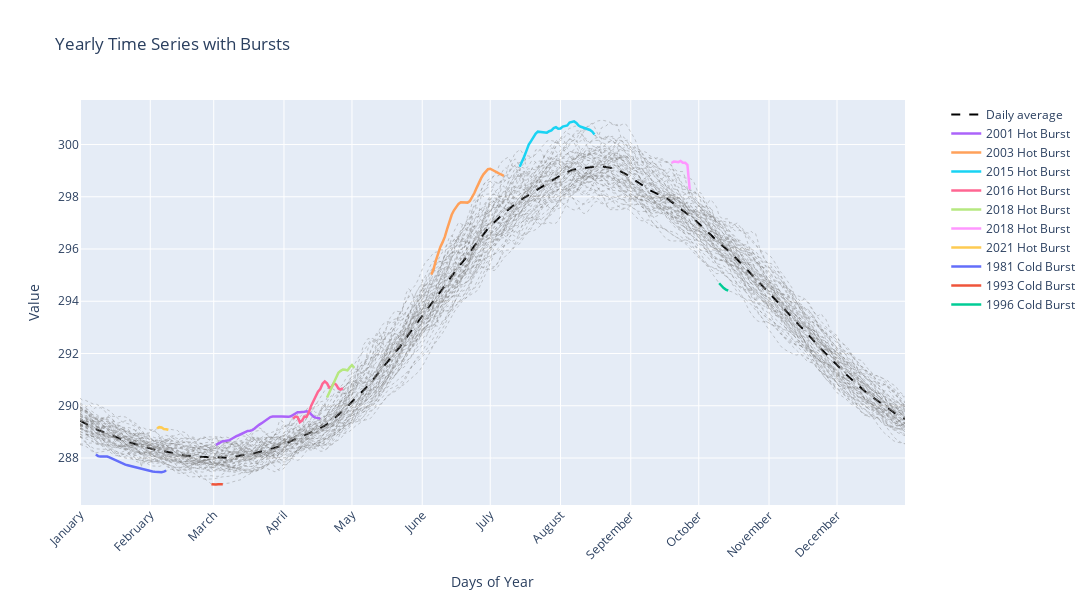

Notebook cell for this chart:
### Code cell
fig = go.Figure()
# Plot daily average line
fig.add_trace(go.Scatter(
    y=mean,
    mode='lines',
    line=dict(color="black", dash="dash"),
    name="Daily average"
))
# Plot each year's data as individual dotted lines
for year in range(n_year):
    fig.add_trace(go.Scatter(
        y=yearly_ts[year, :],
        mode='lines',
        line=dict(color="grey", dash="dot", width=1),
        opacity=0.4,
        name=f"{first_year + year}",
        showlegend=False,
    ))
# Add hot bursts as line segments or scatter points
for (start, end, z) in union_bursts:
    text = "Hot" if z>0 else "Cold"
    length = end - start + 1
    i_start = start % len_year
    year = start // len_year
    xs = np.arange(i_start, i_start + length)
    hover_text = [f"{ts_date[i].strftime("%d %b %Y")}" for i in range(start, end+1)]  
    if len(xs) > 1:
        fig.add_trace(go.Scatter(
            x=xs,
            y=ts[start:start + length],
            mode='lines',
            line=dict(width=2.5),
            name=f"{first_year + year} {text} Burst",
            hovertext= hover_text
        ))
    else:
        fig.add_trace(go.Scatter(
            x=xs,
            y=ts[start:start + length],
            mode='markers',
            marker=dict(size=6),
            name=f"{first_year + year} {text} Burst"
        ))
# Customize x-axis labels with month names
fig.update_xaxes(
    tickvals=first_day_of_months,
    ticktext=ts_date[first_day_of_months].strftime("%B"),
    tickangle=-45
)

# Update layout for legend and figure size
fig.update_layout(
    legend=dict(x=1.05, y=1, orientation="v"),
    width=1100,
    height=600,
    title="Yearly Time Series with Bursts",
    xaxis_title="Days of Year",
    yaxis_title="Value"
)

# Show the plot
fig.show()

### Figure 1 — Plotly figure (JSON) as saved in the notebook; plotly's stock layout.template omitted (floating-point values rounded to 4 significant figures; data arrays with more than 128 entries replaced by an {"elided": "..."} marker saying what was removed)
{"data": [{"line": {"color": "black", "dash": "dash"}, "mode": "lines", "name": "Daily average", "type": "scatter", "y": {"elided": "365 float values"}}, {"line": {"color": "grey", "dash": "dot", "width": 1}, "mode": "lines", "name": "1960", "opacity": 0.4, "showlegend": false, "type": "scatter", "y": {"elided": "365 float values"}}, {"line": {"color": "grey", "dash": "dot", "width": 1}, "mode": "lines", "name": "1961", "opacity": 0.4, "showlegend": false, "type": "scatter", "y": {"elided": "365 float values"}}, {"line": {"color": "grey", "dash": "dot", "width": 1}, "mode": "lines", "name": "1962", "opacity": 0.4, "showlegend": false, "type": "scatter", "y": {"elided": "365 float values"}}, {"line": {"color": "grey", "dash": "dot", "width": 1}, "mode": "lines", "name": "1963", "opacity": 0.4, "showlegend": false, "type": "scatter", "y": {"elided": "365 float values"}}, {"line": {"color": "grey", "dash": "dot", "width": 1}, "mode": "lines", "name": "1964", "opacity": 0.4, "showlegend": false, "type": "scatter", "y": {"elided": "365 float values"}}, {"line": {"color": "grey", "dash": "dot", "width": 1}, "mode": "lines", "name": "1965", "opacity": 0.4, "showlegend": false, "type": "scatter", "y": {"elided": "365 float values"}}, {"line": {"color": "grey", "dash": "dot", "width": 1}, "mode": "lines", "name": "1966", "opacity": 0.4, "showlegend": false, "type": "scatter", "y": {"elided": "365 float values"}}, {"line": {"color": "grey", "dash": "dot", "width": 1}, "mode": "lines", "name": "1967", "opacity": 0.4, "showlegend": false, "type": "scatter", "y": {"elided": "365 float values"}}, {"line": {"color": "grey", "dash": "dot", "width": 1}, "mode": "lines", "name": "1968", "opacity": 0.4, "showlegend": false, "type": "scatter", "y": {"elided": "365 float values"}}, {"line": {"color": "grey", "dash": "dot", "width": 1}, "mode": "lines", "name": "1969", "opacity": 0.4, "showlegend": false, "type": "scatter", "y": {"elided": "365 float values"}}, {"line": {"color": "grey", "dash": "dot", "width": 1}, "mode": "lines", "name": "1970", "opacity": 0.4, "showlegend": false, "type": "scatter", "y": {"elided": "365 float values"}}, {"line": {"color": "grey", "dash": "dot", "width": 1}, "mode": "lines", "name": "1971", "opacity": 0.4, "showlegend": false, "type": "scatter", "y": {"elided": "365 float values"}}, {"line": {"color": "grey", "dash": "dot", "width": 1}, "mode": "lines", "name": "1972", "opacity": 0.4, "showlegend": false, "type": "scatter", "y": {"elided": "365 float values"}}, {"line": {"color": "grey", "dash": "dot", "width": 1}, "mode": "lines", "name": "1973", "opacity": 0.4, "showlegend": false, "type": "scatter", "y": {"elided": "365 float values"}}, {"line": {"color": "grey", "dash": "dot", "width": 1}, "mode": "lines", "name": "1974", "opacity": 0.4, "showlegend": false, "type": "scatter", "y": {"elided": "365 float values"}}, {"line": {"color": "grey", "dash": "dot", "width": 1}, "mode": "lines", "name": "1975", "opacity": 0.4, "showlegend": false, "type": "scatter", "y": {"elided": "365 float values"}}, {"line": {"color": "grey", "dash": "dot", "width": 1}, "mode": "lines", "name": "1976", "opacity": 0.4, "showlegend": false, "type": "scatter", "y": {"elided": "365 float values"}}, {"line": {"color": "grey", "dash": "dot", "width": 1}, "mode": "lines", "name": "1977", "opacity": 0.4, "showlegend": false, "type": "scatter", "y": {"elided": "365 float values"}}, {"line": {"color": "grey", "dash": "dot", "width": 1}, "mode": "lines", "name": "1978", "opacity": 0.4, "showlegend": false, "type": "scatter", "y": {"elided": "365 float values"}}, {"line": {"color": "grey", "dash": "dot", "width": 1}, "mode": "lines", "name": "1979", "opacity": 0.4, "showlegend": false, "type": "scatter", "y": {"elided": "365 float values"}}, {"line": {"color": "grey", "dash": "dot", "width": 1}, "mode": "lines", "name": "1980", "opacity": 0.4, "showlegend": false, "type": "scatter", "y": {"elided": "365 float values"}}, {"line": {"color": "grey", "dash": "dot", "width": 1}, "mode": "lines", "name": "1981", "opacity": 0.4, "showlegend": false, "type": "scatter", "y": {"elided": "365 float values"}}, {"line": {"color": "grey", "dash": "dot", "width": 1}, "mode": "lines", "name": "1982", "opacity": 0.4, "showlegend": false, "type": "scatter", "y": {"elided": "365 float values"}}, {"line": {"color": "grey", "dash": "dot", "width": 1}, "mode": "lines", "name": "1983", "opacity": 0.4, "showlegend": false, "type": "scatter", "y": {"elided": "365 float values"}}, {"line": {"color": "grey", "dash": "dot", "width": 1}, "mode": "lines", "name": "1984", "opacity": 0.4, "showlegend": false, "type": "scatter", "y": {"elided": "365 float values"}}, {"line": {"color": "grey", "dash": "dot", "width": 1}, "mode": "lines", "name": "1985", "opacity": 0.4, "showlegend": false, "type": "scatter", "y": {"elided": "365 float values"}}, {"line": {"color": "grey", "dash": "dot", "width": 1}, "mode": "lines", "name": "1986", "opacity": 0.4, "showlegend": false, "type": "scatter", "y": {"elided": "365 float values"}}, {"line": {"color": "grey", "dash": "dot", "width": 1}, "mode": "lines", "name": "1987", "opacity": 0.4, "showlegend": false, "type": "scatter", "y": {"elided": "365 float values"}}, {"line": {"color": "grey", "dash": "dot", "width": 1}, "mode": "lines", "name": "1988", "opacity": 0.4, "showlegend": false, "type": "scatter", "y": {"elided": "365 float values"}}, {"line": {"color": "grey", "dash": "dot", "width": 1}, "mode": "lines", "name": "1989", "opacity": 0.4, "showlegend": false, "type": "scatter", "y": {"elided": "365 float values"}}, {"line": {"color": "grey", "dash": "dot", "width": 1}, "mode": "lines", "name": "1990", "opacity": 0.4, "showlegend": false, "type": "scatter", "y": {"elided": "365 float values"}}, {"line": {"color": "grey", "dash": "dot", "width": 1}, "mode": "lines", "name": "1991", "opacity": 0.4, "showlegend": false, "type": "scatter", "y": {"elided": "365 float values"}}, {"line": {"color": "grey", "dash": "dot", "width": 1}, "mode": "lines", "name": "1992", "opacity": 0.4, "showlegend": false, "type": "scatter", "y": {"elided": "365 float values"}}, {"line": {"color": "grey", "dash": "dot", "width": 1}, "mode": "lines", "name": "1993", "opacity": 0.4, "showlegend": false, "type": "scatter", "y": {"elided": "365 float values"}}, {"line": {"color": "grey", "dash": "dot", "width": 1}, "mode": "lines", "name": "1994", "opacity": 0.4, "showlegend": false, "type": "scatter", "y": {"elided": "365 float values"}}, {"line": {"color": "grey", "dash": "dot", "width": 1}, "mode": "lines", "name": "1995", "opacity": 0.4, "showlegend": false, "type": "scatter", "y": {"elided": "365 float values"}}, {"line": {"color": "grey", "dash": "dot", "width": 1}, "mode": "lines", "name": "1996", "opacity": 0.4, "showlegend": false, "type": "scatter", "y": {"elided": "365 float values"}}, {"line": {"color": "grey", "dash": "dot", "width": 1}, "mode": "lines", "name": "1997", "opacity": 0.4, "showlegend": false, "type": "scatter", "y": {"elided": "365 float values"}}, {"line": {"color": "grey", "dash": "dot", "width": 1}, "mode": "lines", "name": "1998", "opacity": 0.4, "showlegend": false, "type": "scatter", "y": {"elided": "365 float values"}}, {"line": {"color": "grey", "dash": "dot", "width": 1}, "mode": "lines", "name": "1999", "opacity": 0.4, "showlegend": false, "type": "scatter", "y": {"elided": "365 float values"}}, {"line": {"color": "grey", "dash": "dot", "width": 1}, "mode": "lines", "name": "2000", "opacity": 0.4, "showlegend": false, "type": "scatter", "y": {"elided": "365 float values"}}, {"line": {"color": "grey", "dash": "dot", "width": 1}, "mode": "lines", "name": "2001", "opacity": 0.4, "showlegend": false, "type": "scatter", "y": {"elided": "365 float values"}}, {"line": {"color": "grey", "dash": "dot", "width": 1}, "mode": "lines", "name": "2002", "opacity": 0.4, "showlegend": false, "type": "scatter", "y": {"elided": "365 float values"}}, {"line": {"color": "grey", "dash": "dot", "width": 1}, "mode": "lines", "name": "2003", "opacity": 0.4, "showlegend": false, "type": "scatter", "y": {"elided": "365 float values"}}, {"line": {"color": "grey", "dash": "dot", "width": 1}, "mode": "lines", "name": "2004", "opacity": 0.4, "showlegend": false, "type": "scatter", "y": {"elided": "365 float values"}}, {"line": {"color": "grey", "dash": "dot", "width": 1}, "mode": "lines", "name": "2005", "opacity": 0.4, "showlegend": false, "type": "scatter", "y": {"elided": "365 float values"}}, {"line": {"color": "grey", "dash": "dot", "width": 1}, "mode": "lines", "name": "2006", "opacity": 0.4, "showlegend": false, "type": "scatter", "y": {"elided": "365 float values"}}, {"line": {"color": "grey", "dash": "dot", "width": 1}, "mode": "lines", "name": "2007", "opacity": 0.4, "showlegend": false, "type": "scatter", "y": {"elided": "365 float values"}}, {"line": {"color": "grey", "dash": "dot", "width": 1}, "mode": "lines", "name": "2008", "opacity": 0.4, "showlegend": false, "type": "scatter", "y": {"elided": "365 float values"}}, {"line": {"color": "grey", "dash": "dot", "width": 1}, "mode": "lines", "name": "2009", "opacity": 0.4, "showlegend": false, "type": "scatter", "y": {"elided": "365 float values"}}, {"line": {"color": "grey", "dash": "dot", "width": 1}, "mode": "lines", "name": "2010", "opacity": 0.4, "showlegend": false, "type": "scatter", "y": {"elided": "365 float values"}}, {"line": {"color": "grey", "dash": "dot", "width": 1}, "mode": "lines", "name": "2011", "opacity": 0.4, "showlegend": false, "type": "scatter", "y": {"elided": "365 float values"}}, {"line": {"color": "grey", "dash": "dot", "width": 1}, "mode": "lines", "name": "2012", "opacity": 0.4, "showlegend": false, "type": "scatter", "y": {"elided": "365 float values"}}, {"line": {"color": "grey", "dash": "dot", "width": 1}, "mode": "lines", "name": "2013", "opacity": 0.4, "showlegend": false, "type": "scatter", "y": {"elided": "365 float values"}}, {"line": {"color": "grey", "dash": "dot", "width": 1}, "mode": "lines", "name": "2014", "opacity": 0.4, "showlegend": false, "type": "scatter", "y": {"elided": "365 float values"}}, {"line": {"color": "grey", "dash": "dot", "width": 1}, "mode": "lines", "name": "2015", "opacity": 0.4, "showlegend": false, "type": "scatter", "y": {"elided": "365 float values"}}, {"line": {"color": "grey", "dash": "dot", "width": 1}, "mode": "lines", "name": "2016", "opacity": 0.4, "showlegend": false, "type": "scatter", "y": {"elided": "365 float values"}}, {"line": {"color": "grey", "dash": "dot", "width": 1}, "mode": "lines", "name": "2017", "opacity": 0.4, "showlegend": false, "type": "scatter", "y": {"elided": "365 float values"}}, {"line": {"color": "grey", "dash": "dot", "width": 1}, "mode": "lines", "name": "2018", "opacity": 0.4, "showlegend": false, "type": "scatter", "y": {"elided": "365 float values"}}, {"line": {"color": "grey", "dash": "dot", "width": 1}, "mode": "lines", "name": "2019", "opacity": 0.4, "showlegend": false, "type": "scatter", "y": {"elided": "365 float values"}}, {"line": {"color": "grey", "dash": "dot", "width": 1}, "mode": "lines", "name": "2020", "opacity": 0.4, "showlegend": false, "type": "scatter", "y": {"elided": "365 float values"}}, {"line": {"color": "grey", "dash": "dot", "width": 1}, "mode": "lines", "name": "2021", "opacity": 0.4, "showlegend": false, "type": "scatter", "y": {"elided": "365 float values"}}, {"hovertext": ["02 Mar 2001", "03 Mar 2001", "04 Mar 2001", "05 Mar 2001", "06 Mar 2001", "07 Mar 2001", "08 Mar 2001", "09 Mar 2001", "10 Mar 2001", "11 Mar 2001", "12 Mar 2001", "13 Mar 2001", "14 Mar 2001", "15 Mar 2001", "16 Mar 2001", "17 Mar 2001", "18 Mar 2001", "19 Mar 2001", "20 Mar 2001", "21 Mar 2001", "22 Mar 2001", "23 Mar 2001", "24 Mar 2001", "25 Mar 2001", "26 Mar 2001", "27 Mar 2001", "28 Mar 2001", "29 Mar 2001", "30 Mar 2001", "31 Mar 2001", "01 Apr 2001", "02 Apr 2001", "03 Apr 2001", "04 Apr 2001", "05 Apr 2001", "06 Apr 2001", "07 Apr 2001", "08 Apr 2001", "09 Apr 2001", "10 Apr 2001", "11 Apr 2001", "12 Apr 2001", "13 Apr 2001", "14 Apr 2001", "15 Apr 2001", "16 Apr 2001", "17 Apr 2001"], "line": {"width": 2.5}, "mode": "lines", "name": "2001 Hot Burst", "type": "scatter", "x": [60, 61, 62, 63, 64, 65, 66, 67, 68, 69, 70, 71, 72, 73, 74, 75, 76, 77, 78, 79, 80, 81, 82, 83, 84, 85, 86, 87, 88, 89, 90, 91, 92, 93, 94, 95, 96, 97, 98, 99, 100, 101, 102, 103, 104, 105, 106], "y": [288.5, 288.6, 288.6, 288.6, 288.7, 288.7, 288.7, 288.7, 288.8, 288.8, 288.9, 288.9, 289.0, 289.0, 289.0, 289.0, 289.1, 289.1, 289.2, 289.3, 289.3, 289.4, 289.5, 289.5, 289.6, 289.6, 289.6, 289.6, 289.6, 289.6, 289.6, 289.6, 289.6, 289.6, 289.7, 289.7, 289.8, 289.8, 289.7, 289.8, 289.8, 289.8, 289.7, 289.6, 289.5, 289.5, 289.5]}, {"hovertext": ["05 Jun 2003", "06 Jun 2003", "07 Jun 2003", "08 Jun 2003", "09 Jun 2003", "10 Jun 2003", "11 Jun 2003", "12 Jun 2003", "13 Jun 2003", "14 Jun 2003", "15 Jun 2003", "16 Jun 2003", "17 Jun 2003", "18 Jun 2003", "19 Jun 2003", "20 Jun 2003", "21 Jun 2003", "22 Jun 2003", "23 Jun 2003", "24 Jun 2003", "25 Jun 2003", "26 Jun 2003", "27 Jun 2003", "28 Jun 2003", "29 Jun 2003", "30 Jun 2003", "01 Jul 2003", "02 Jul 2003", "03 Jul 2003", "04 Jul 2003", "05 Jul 2003", "06 Jul 2003", "07 Jul 2003"], "line": {"width": 2.5}, "mode": "lines", "name": "2003 Hot Burst", "type": "scatter", "x": [155, 156, 157, 158, 159, 160, 161, 162, 163, 164, 165, 166, 167, 168, 169, 170, 171, 172, 173, 174, 175, 176, 177, 178, 179, 180, 181, 182, 183, 184, 185, 186, 187], "y": [295.0, 295.2, 295.6, 295.9, 296.1, 296.3, 296.5, 296.8, 297.1, 297.3, 297.5, 297.6, 297.7, 297.8, 297.8, 297.8, 297.8, 297.8, 298.0, 298.1, 298.3, 298.5, 298.7, 298.9, 299.0, 299.1, 299.1, 299.0, 299.0, 298.9, 298.9, 298.8, 298.8]}, {"hovertext": ["14 Jul 2015", "15 Jul 2015", "16 Jul 2015", "17 Jul 2015", "18 Jul 2015", "19 Jul 2015", "20 Jul 2015", "21 Jul 2015", "22 Jul 2015", "23 Jul 2015", "24 Jul 2015", "25 Jul 2015", "26 Jul 2015", "27 Jul 2015", "28 Jul 2015", "29 Jul 2015", "30 Jul 2015", "31 Jul 2015", "01 Aug 2015", "02 Aug 2015", "03 Aug 2015", "04 Aug 2015", "05 Aug 2015", "06 Aug 2015", "07 Aug 2015", "08 Aug 2015", "09 Aug 2015", "10 Aug 2015", "11 Aug 2015", "12 Aug 2015", "13 Aug 2015", "14 Aug 2015", "15 Aug 2015", "16 Aug 2015"], "line": {"width": 2.5}, "mode": "lines", "name": "2015 Hot Burst", "type": "scatter", "x": [194, 195, 196, 197, 198, 199, 200, 201, 202, 203, 204, 205, 206, 207, 208, 209, 210, 211, 212, 213, 214, 215, 216, 217, 218, 219, 220, 221, 222, 223, 224, 225, 226, 227], "y": [299.1, 299.3, 299.5, 299.8, 300.0, 300.1, 300.3, 300.4, 300.5, 300.5, 300.5, 300.5, 300.5, 300.5, 300.5, 300.6, 300.7, 300.6, 300.6, 300.7, 300.7, 300.7, 300.8, 300.9, 300.9, 300.8, 300.7, 300.7, 300.6, 300.6, 300.6, 300.6, 300.5, 300.4]}, {"hovertext": ["05 Apr 2016", "06 Apr 2016", "07 Apr 2016", "08 Apr 2016", "09 Apr 2016", "10 Apr 2016", "11 Apr 2016", "12 Apr 2016", "13 Apr 2016", "14 Apr 2016", "15 Apr 2016", "16 Apr 2016", "17 Apr 2016", "18 Apr 2016", "19 Apr 2016", "20 Apr 2016", "21 Apr 2016", "22 Apr 2016", "23 Apr 2016", "24 Apr 2016", "25 Apr 2016", "26 Apr 2016", "27 Apr 2016"], "line": {"width": 2.5}, "mode": "lines", "name": "2016 Hot Burst", "type": "scatter", "x": [94, 95, 96, 97, 98, 99, 100, 101, 102, 103, 104, 105, 106, 107, 108, 109, 110, 111, 112, 113, 114, 115, 116], "y": [289.5, 289.6, 289.6, 289.4, 289.4, 289.6, 289.6, 289.8, 290.0, 290.2, 290.3, 290.5, 290.6, 290.8, 290.9, 290.9, 290.7, 290.7, 290.9, 290.8, 290.7, 290.6, 290.7]}, {"hovertext": ["20 Apr 2018", "21 Apr 2018", "22 Apr 2018", "23 Apr 2018", "24 Apr 2018", "25 Apr 2018", "26 Apr 2018", "27 Apr 2018", "28 Apr 2018", "29 Apr 2018", "30 Apr 2018", "01 May 2018", "02 May 2018"], "line": {"width": 2.5}, "mode": "lines", "name": "2018 Hot Burst", "type": "scatter", "x": [109, 110, 111, 112, 113, 114, 115, 116, 117, 118, 119, 120, 121], "y": [290.3, 290.5, 290.7, 290.8, 291.1, 291.3, 291.3, 291.4, 291.4, 291.4, 291.5, 291.6, 291.5]}, {"hovertext": ["19 Sep 2018", "20 Sep 2018", "21 Sep 2018", "22 Sep 2018", "23 Sep 2018", "24 Sep 2018", "25 Sep 2018", "26 Sep 2018", "27 Sep 2018"], "line": {"width": 2.5}, "mode": "lines", "name": "2018 Hot Burst", "type": "scatter", "x": [261, 262, 263, 264, 265, 266, 267, 268, 269], "y": [299.3, 299.3, 299.3, 299.3, 299.4, 299.3, 299.3, 299.2, 298.3]}, {"hovertext": ["04 Feb 2021", "05 Feb 2021", "06 Feb 2021", "07 Feb 2021", "08 Feb 2021", "09 Feb 2021"], "line": {"width": 2.5}, "mode": "lines", "name": "2021 Hot Burst", "type": "scatter", "x": [34, 35, 36, 37, 38, 39], "y": [289.1, 289.2, 289.2, 289.1, 289.1, 289.1]}, {"hovertext": ["08 Jan 1981", "09 Jan 1981", "10 Jan 1981", "11 Jan 1981", "12 Jan 1981", "13 Jan 1981", "14 Jan 1981", "15 Jan 1981", "16 Jan 1981", "17 Jan 1981", "18 Jan 1981", "19 Jan 1981", "20 Jan 1981", "21 Jan 1981", "22 Jan 1981", "23 Jan 1981", "24 Jan 1981", "25 Jan 1981", "26 Jan 1981", "27 Jan 1981", "28 Jan 1981", "29 Jan 1981", "30 Jan 1981", "31 Jan 1981", "01 Feb 1981", "02 Feb 1981", "03 Feb 1981", "04 Feb 1981", "05 Feb 1981", "06 Feb 1981", "07 Feb 1981", "08 Feb 1981"], "line": {"width": 2.5}, "mode": "lines", "name": "1981 Cold Burst", "type": "scatter", "x": [7, 8, 9, 10, 11, 12, 13, 14, 15, 16, 17, 18, 19, 20, 21, 22, 23, 24, 25, 26, 27, 28, 29, 30, 31, 32, 33, 34, 35, 36, 37, 38], "y": [288.1, 288.1, 288.1, 288.1, 288.1, 288.1, 288.0, 288.0, 287.9, 287.9, 287.8, 287.8, 287.8, 287.7, 287.7, 287.7, 287.7, 287.7, 287.6, 287.6, 287.6, 287.6, 287.5, 287.5, 287.5, 287.5, 287.5, 287.5, 287.5, 287.5, 287.5, 287.5]}, {"hovertext": ["28 Feb 1993", "01 Mar 1993", "02 Mar 1993", "03 Mar 1993", "04 Mar 1993", "05 Mar 1993"], "line": {"width": 2.5}, "mode": "lines", "name": "1993 Cold Burst", "type": "scatter", "x": [58, 59, 60, 61, 62, 63], "y": [287.0, 287.0, 287.0, 287.0, 287.0, 287.0]}, {"hovertext": ["10 Oct 1996", "11 Oct 1996", "12 Oct 1996", "13 Oct 1996", "14 Oct 1996"], "line": {"width": 2.5}, "mode": "lines", "name": "1996 Cold Burst", "type": "scatter", "x": [282, 283, 284, 285, 286], "y": [294.7, 294.6, 294.5, 294.4, 294.4]}], "layout": {"height": 600, "legend": {"orientation": "v", "x": 1.05, "y": 1}, "title": {"text": "Yearly Time Series with Bursts"}, "width": 1100, "xaxis": {"tickangle": -45, "ticktext": ["January", "February", "March", "April", "May", "June", "July", "August", "September", "October", "November", "December"], "tickvals": [0, 31, 59, 90, 120, 151, 181, 212, 243, 273, 304, 334], "title": {"text": "Days of Year"}}, "yaxis": {"title": {"text": "Value"}}}}
